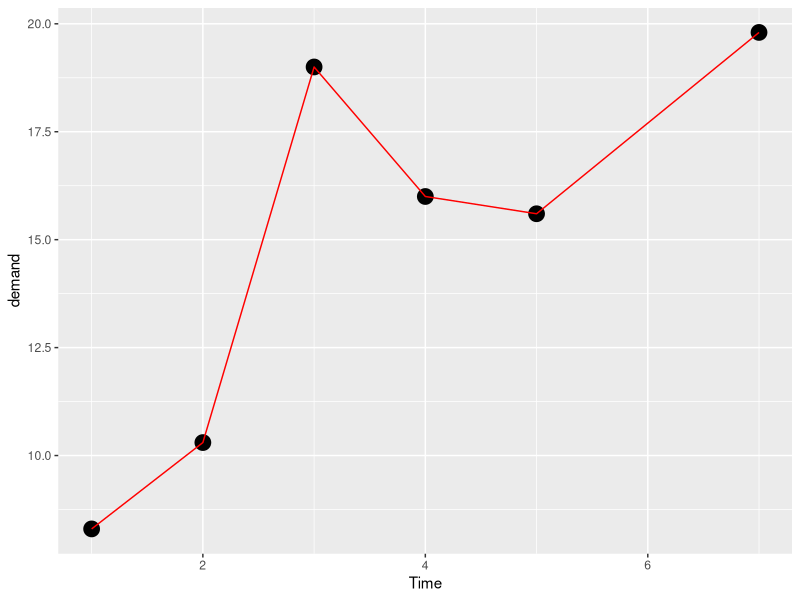
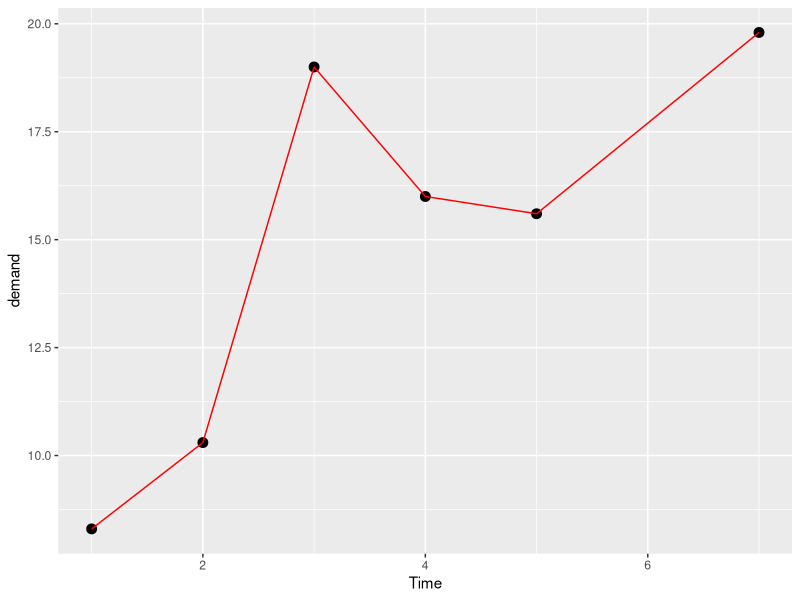
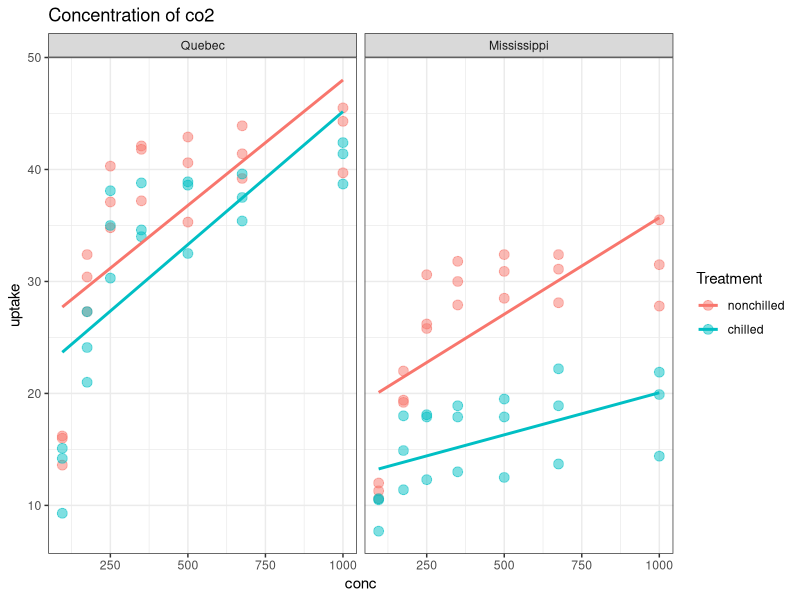
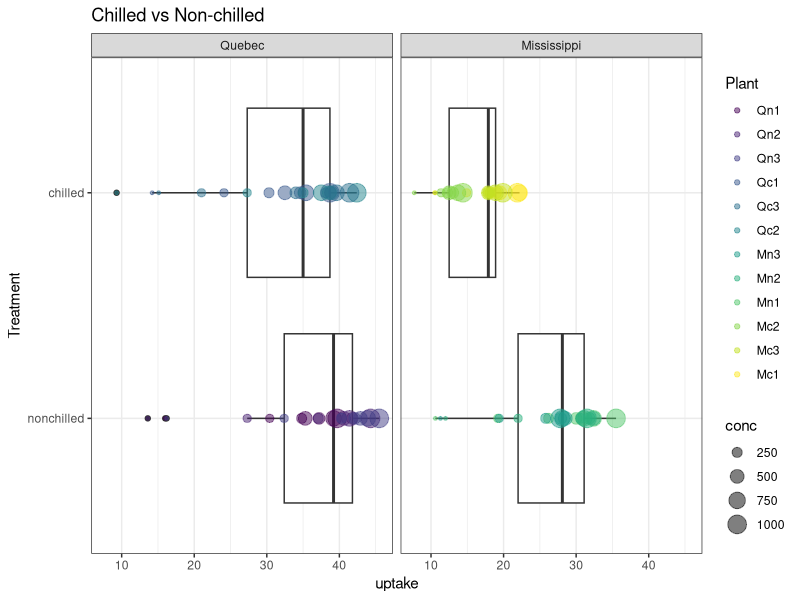
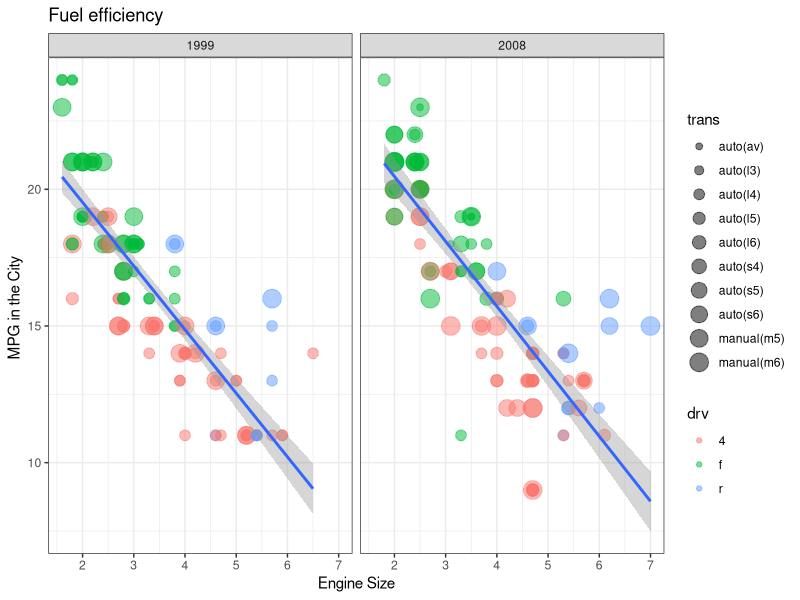

Generate these figures, in order, with R:
# install.packages("tidyverse")

library(tidyverse)

data()

BOD

?BOD

# 0-6.35
ggplot(data = BOD, mapping = aes(x = Time, y = demand)) +
  geom_point(size = 5) +
  geom_line(color = "red")



ggplot(BOD, aes(Time, demand)) +
  geom_point(size = 3) +
  geom_line(color = "red")


data()

view(CO2)


# 14.45
CO2 %>%
  ggplot(aes(conc, uptake, colour = Treatment)) +
  geom_point(size = 3, alpha = 0.5) +
  geom_smooth(method = "lm", se = FALSE) +
  facet_wrap(~Type) +
  labs(title = "Concentration of co2") +
  theme_bw()


CO2 %>%
  ggplot(aes(Treatment, uptake)) +
  geom_boxplot() +
  geom_point(
    alpha = 0.5,
    aes(size = conc, colour = Plant)
  ) +
  facet_wrap(~Type) +
  coord_flip() +
  theme_bw() +
  labs(
    title = "Chilled vs Non-chilled",
  )

# 19.49
View(mpg)
mpg %>%
  filter(cty < 25) %>%
  ggplot(aes(displ, cty)) +
  geom_point(aes(colour = drv, size = trans), alpha = 0.5) +
  geom_smooth(method = "lm") +
  facet_wrap(~year, nrow = 1) +
  labs(title = "Displacement vs Highway MPG") +
  theme_bw() +
  theme(legend.position = "none") +
  labs(
    x = "Engine Size",
    y = "MPG in the City ",
    title = "Fuel efficiency",
  ) +
  theme_bw()
